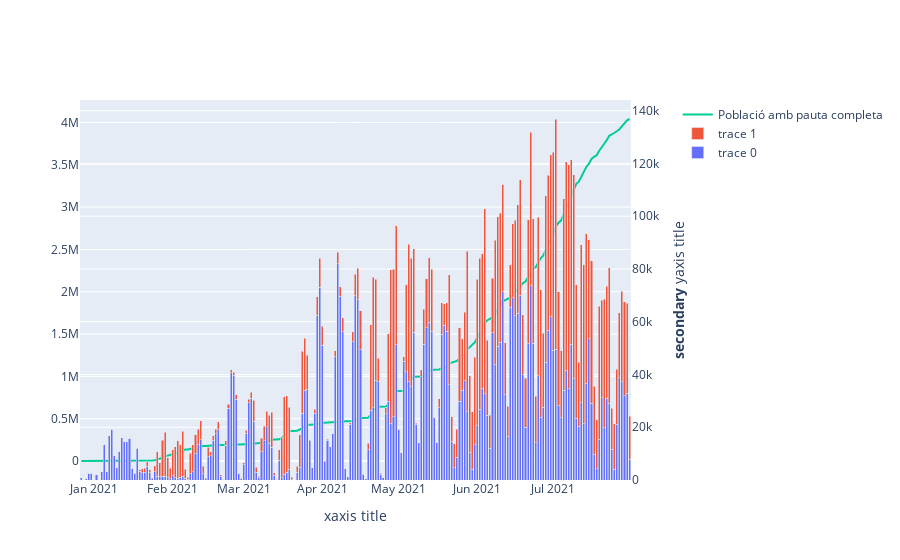

Notebook source saved alongside this figure:
### Code cell
# multiple y axes

# Create figure with secondary y-axis
fig = make_subplots(specs=[[{"secondary_y": True}]])

# Add traces


fig.add_trace(
    go.Bar( x=df_vac_app.index, y= df_vac_app.RECOMPTE),
    secondary_y=True,
)

fig.add_trace(
    go.Bar( x=df_vac_app.index, y= df_vac_app.REC_DOS),
    secondary_y=True,
)

fig.update_layout(barmode='stack')

fig.add_trace(
   go.Scatter(
    x = df_vac_app.index,
    y = df_vac_app["cumsum2"],
    name='Població amb pauta completa'),
    secondary_y=False,
)
# Set x-axis title
fig.update_xaxes(title_text="xaxis title")

# Set y-axes titles
fig.update_yaxes(title_text="", secondary_y=False)
fig.update_yaxes(title_text="<b>secondary</b> yaxis title", secondary_y=True)

fig.show()

### Figure 1 — Plotly figure (JSON) as saved in the notebook; plotly's stock layout.template omitted (floating-point values rounded to 4 significant figures; data arrays with more than 128 entries replaced by an {"elided": "..."} marker saying what was removed)
{"data": [{"type": "bar", "x": {"elided": "217 str values"}, "xaxis": "x", "y": {"elided": "217 int values"}, "yaxis": "y2"}, {"type": "bar", "x": {"elided": "217 str values"}, "xaxis": "x", "y": {"elided": "217 int values"}, "yaxis": "y2"}, {"name": "Població amb pauta completa", "type": "scatter", "x": {"elided": "217 str values"}, "xaxis": "x", "y": {"elided": "217 int values"}, "yaxis": "y"}], "layout": {"barmode": "stack", "xaxis": {"anchor": "y", "domain": [0, 0.94], "title": {"text": "xaxis title"}}, "yaxis": {"anchor": "x", "domain": [0, 1], "title": {"text": ""}}, "yaxis2": {"anchor": "x", "overlaying": "y", "side": "right", "title": {"text": "<b>secondary</b> yaxis title"}}}}
